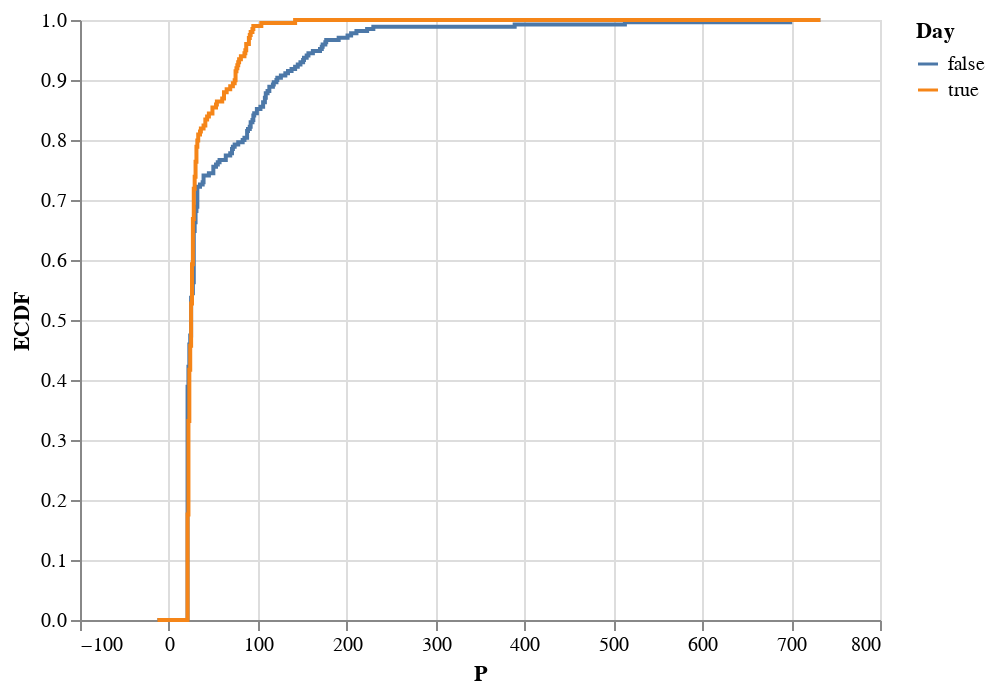

This figure's notebook cell:
### Code cell
p1 = altcat.catplot(data=df_dt.loc[df_dt['P'] > 20],
                    mark='line',
                    encoding=dict(x=alt.X('P:Q'),
                                  color=alt.Color('Day:N')),
                    transform = 'ecdf')

p1

### Figure 1 — Vega-Lite specification as saved in the notebook (floating-point values rounded to 4 significant figures; data arrays with more than 128 entries replaced by an {"elided": "..."} marker saying what was removed)
{"$schema": "https://vega.github.io/schema/vega-lite/v2.6.0.json", "config": {"view": {"height": 300, "width": 400}}, "data": {"name": "data-5f095bd4f1f8db64ee5b111c446cd6cb"}, "datasets": {"data-5f095bd4f1f8db64ee5b111c446cd6cb": {"elided": "942 records"}}, "encoding": {"color": {"field": "Day", "scale": {}, "type": "nominal"}, "order": {"field": "P", "sort": "ascending", "type": "quantitative"}, "x": {"field": "P", "type": "quantitative"}, "y": {"field": "__ECDF", "title": "ECDF", "type": "quantitative"}}, "mark": {"type": "line"}}
